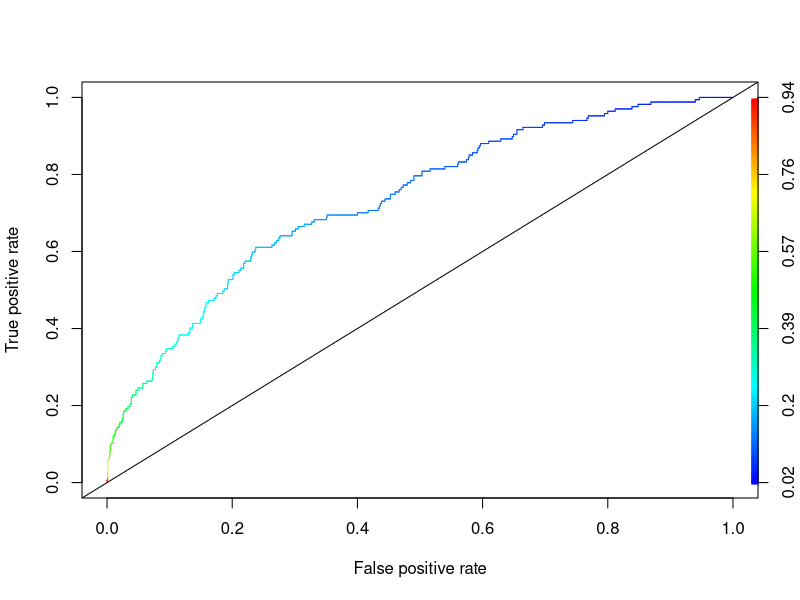

Source code (R):
library(dplyr)
library(ggplot2)
library(GGally)
library(caTools)
library(ROCR)

set.seed(144)
patients = read.csv("framingham.csv")

#Make sure the train and test sets have respectively 70% and 30% of patients with or without the disease
split = sample.split(patients$TenYearCHD, SplitRatio = 0.7)

patients.train = filter(patients, split == TRUE)
patients.test = filter(patients, split == FALSE)

#Check if there are the same ratio for of TenYearCHD for the train and test set
#table(patients.test$TenYearCHD)      0    1   2171  390
#table(patients$TenYearCHD)  0   1   930   167
#Approximately 18 percent

mod1 = glm(TenYearCHD ~ male + age + education + currentSmoker + cigsPerDay + BPMeds + prevalentStroke + prevalentHyp + diabetes + totChol + sysBP + diaBP + BMI + heartRate + glucose, data = patients.train , family = binomial)
summary(mod1)

 

#Question iv)

predTest = predict(mod1, newdata=patients.test, type="response")
summary(predTest)

table(patients.test$TenYearCHD, predTest>0.16)

#Question v)



#Question a)
rocr.Tenyear <- prediction(predTest, patients.test$TenYearCHD)
logPerformance <- performance(rocr.Tenyear, "tpr", "fpr")
plot(logPerformance, colorize = TRUE)
abline(0, 1)
as.numeric(performance(rocr.Tenyear, "auc")@y.values)
